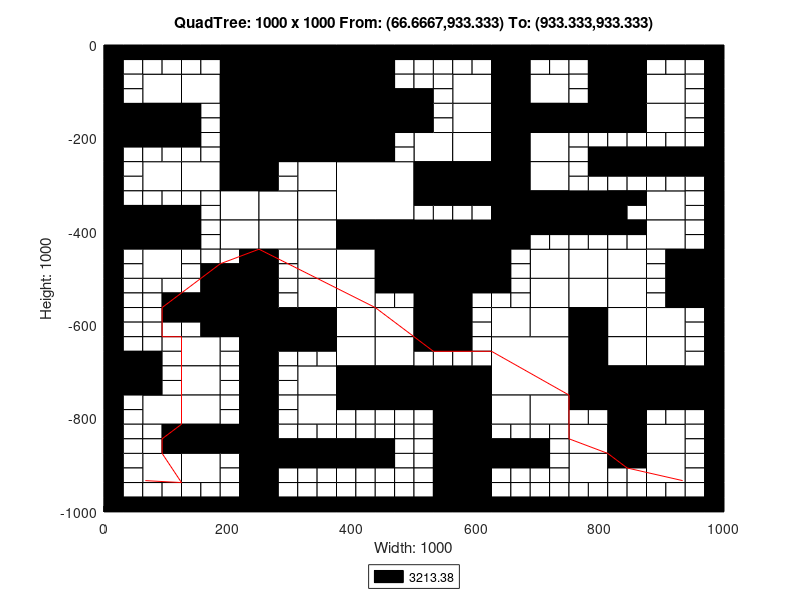

Write MATLAB code to recreate this figure.
axis([0 1000 -1000 0]);
title('QuadTree: 1000 x 1000 From: (66.6667,933.333) To: (933.333,933.333)');
xlabel('Width: 1000');
ylabel('Height: 1000');
rectangle('Position',[250 -125 125 125], 'FaceColor',[0 0 0]);
rectangle('Position',[250 -250 125 125], 'FaceColor',[0 0 0]);
rectangle('Position',[375 -375 125 125], 'FaceColor',[1 1 1]);
rectangle('Position',[500 -500 125 125], 'FaceColor',[0 0 0]);
rectangle('Position',[625 -750 125 125], 'FaceColor',[1 1 1]);
rectangle('Position',[62.5 -125 62.5 62.5], 'FaceColor',[1 1 1]);
rectangle('Position',[187.5 -62.5 62.5 62.5], 'FaceColor',[0 0 0]);
rectangle('Position',[125 -125 62.5 62.5], 'FaceColor',[1 1 1]);
rectangle('Position',[187.5 -125 62.5 62.5], 'FaceColor',[0 0 0]);
rectangle('Position',[0 -187.5 62.5 62.5], 'FaceColor',[0 0 0]);
rectangle('Position',[62.5 -187.5 62.5 62.5], 'FaceColor',[0 0 0]);
rectangle('Position',[187.5 -187.5 62.5 62.5], 'FaceColor',[0 0 0]);
rectangle('Position',[187.5 -250 62.5 62.5], 'FaceColor',[0 0 0]);
rectangle('Position',[375 -62.5 62.5 62.5], 'FaceColor',[0 0 0]);
rectangle('Position',[375 -125 62.5 62.5], 'FaceColor',[0 0 0]);
rectangle('Position',[375 -187.5 62.5 62.5], 'FaceColor',[0 0 0]);
rectangle('Position',[437.5 -187.5 62.5 62.5], 'FaceColor',[0 0 0]);
rectangle('Position',[375 -250 62.5 62.5], 'FaceColor',[0 0 0]);
rectangle('Position',[62.5 -312.5 62.5 62.5], 'FaceColor',[1 1 1]);
rectangle('Position',[125 -312.5 62.5 62.5], 'FaceColor',[1 1 1]);
rectangle('Position',[187.5 -312.5 62.5 62.5], 'FaceColor',[0 0 0]);
rectangle('Position',[187.5 -375 62.5 62.5], 'FaceColor',[1 1 1]);
rectangle('Position',[0 -437.5 62.5 62.5], 'FaceColor',[0 0 0]);
rectangle('Position',[62.5 -437.5 62.5 62.5], 'FaceColor',[0 0 0]);
rectangle('Position',[62.5 -500 62.5 62.5], 'FaceColor',[1 1 1]);
rectangle('Position',[187.5 -437.5 62.5 62.5], 'FaceColor',[1 1 1]);
rectangle('Position',[312.5 -312.5 62.5 62.5], 'FaceColor',[1 1 1]);
rectangle('Position',[250 -375 62.5 62.5], 'FaceColor',[1 1 1]);
rectangle('Position',[312.5 -375 62.5 62.5], 'FaceColor',[1 1 1]);
rectangle('Position',[250 -437.5 62.5 62.5], 'FaceColor',[1 1 1]);
rectangle('Position',[312.5 -437.5 62.5 62.5], 'FaceColor',[1 1 1]);
rectangle('Position',[312.5 -500 62.5 62.5], 'FaceColor',[1 1 1]);
rectangle('Position',[375 -437.5 62.5 62.5], 'FaceColor',[0 0 0]);
rectangle('Position',[437.5 -437.5 62.5 62.5], 'FaceColor',[0 0 0]);
rectangle('Position',[375 -500 62.5 62.5], 'FaceColor',[1 1 1]);
rectangle('Position',[437.5 -500 62.5 62.5], 'FaceColor',[0 0 0]);
rectangle('Position',[562.5 -125 62.5 62.5], 'FaceColor',[1 1 1]);
rectangle('Position',[625 -62.5 62.5 62.5], 'FaceColor',[0 0 0]);
rectangle('Position',[625 -125 62.5 62.5], 'FaceColor',[0 0 0]);
rectangle('Position',[687.5 -125 62.5 62.5], 'FaceColor',[1 1 1]);
rectangle('Position',[562.5 -187.5 62.5 62.5], 'FaceColor',[1 1 1]);
rectangle('Position',[500 -250 62.5 62.5], 'FaceColor',[1 1 1]);
rectangle('Position',[562.5 -250 62.5 62.5], 'FaceColor',[1 1 1]);
rectangle('Position',[625 -187.5 62.5 62.5], 'FaceColor',[0 0 0]);
rectangle('Position',[687.5 -187.5 62.5 62.5], 'FaceColor',[0 0 0]);
rectangle('Position',[625 -250 62.5 62.5], 'FaceColor',[0 0 0]);
rectangle('Position',[687.5 -250 62.5 62.5], 'FaceColor',[1 1 1]);
rectangle('Position',[812.5 -62.5 62.5 62.5], 'FaceColor',[0 0 0]);
rectangle('Position',[812.5 -125 62.5 62.5], 'FaceColor',[0 0 0]);
rectangle('Position',[875 -125 62.5 62.5], 'FaceColor',[1 1 1]);
rectangle('Position',[750 -187.5 62.5 62.5], 'FaceColor',[0 0 0]);
rectangle('Position',[812.5 -187.5 62.5 62.5], 'FaceColor',[0 0 0]);
rectangle('Position',[875 -187.5 62.5 62.5], 'FaceColor',[1 1 1]);
rectangle('Position',[500 -312.5 62.5 62.5], 'FaceColor',[0 0 0]);
rectangle('Position',[562.5 -312.5 62.5 62.5], 'FaceColor',[0 0 0]);
rectangle('Position',[625 -312.5 62.5 62.5], 'FaceColor',[0 0 0]);
rectangle('Position',[687.5 -312.5 62.5 62.5], 'FaceColor',[1 1 1]);
rectangle('Position',[625 -375 62.5 62.5], 'FaceColor',[0 0 0]);
rectangle('Position',[687.5 -375 62.5 62.5], 'FaceColor',[0 0 0]);
rectangle('Position',[625 -437.5 62.5 62.5], 'FaceColor',[0 0 0]);
rectangle('Position',[687.5 -500 62.5 62.5], 'FaceColor',[1 1 1]);
rectangle('Position',[750 -375 62.5 62.5], 'FaceColor',[0 0 0]);
rectangle('Position',[875 -375 62.5 62.5], 'FaceColor',[1 1 1]);
rectangle('Position',[750 -500 62.5 62.5], 'FaceColor',[1 1 1]);
rectangle('Position',[812.5 -500 62.5 62.5], 'FaceColor',[1 1 1]);
rectangle('Position',[875 -437.5 62.5 62.5], 'FaceColor',[1 1 1]);
rectangle('Position',[937.5 -500 62.5 62.5], 'FaceColor',[0 0 0]);
rectangle('Position',[187.5 -562.5 62.5 62.5], 'FaceColor',[0 0 0]);
rectangle('Position',[187.5 -625 62.5 62.5], 'FaceColor',[0 0 0]);
rectangle('Position',[0 -750 62.5 62.5], 'FaceColor',[0 0 0]);
rectangle('Position',[125 -687.5 62.5 62.5], 'FaceColor',[1 1 1]);
rectangle('Position',[125 -750 62.5 62.5], 'FaceColor',[1 1 1]);
rectangle('Position',[312.5 -562.5 62.5 62.5], 'FaceColor',[1 1 1]);
rectangle('Position',[250 -625 62.5 62.5], 'FaceColor',[0 0 0]);
rectangle('Position',[312.5 -625 62.5 62.5], 'FaceColor',[0 0 0]);
rectangle('Position',[375 -562.5 62.5 62.5], 'FaceColor',[1 1 1]);
rectangle('Position',[375 -625 62.5 62.5], 'FaceColor',[1 1 1]);
rectangle('Position',[437.5 -625 62.5 62.5], 'FaceColor',[1 1 1]);
rectangle('Position',[312.5 -750 62.5 62.5], 'FaceColor',[1 1 1]);
rectangle('Position',[375 -687.5 62.5 62.5], 'FaceColor',[1 1 1]);
rectangle('Position',[437.5 -687.5 62.5 62.5], 'FaceColor',[1 1 1]);
rectangle('Position',[375 -750 62.5 62.5], 'FaceColor',[0 0 0]);
rectangle('Position',[437.5 -750 62.5 62.5], 'FaceColor',[0 0 0]);
rectangle('Position',[62.5 -812.5 62.5 62.5], 'FaceColor',[1 1 1]);
rectangle('Position',[125 -812.5 62.5 62.5], 'FaceColor',[1 1 1]);
rectangle('Position',[125 -875 62.5 62.5], 'FaceColor',[0 0 0]);
rectangle('Position',[187.5 -875 62.5 62.5], 'FaceColor',[0 0 0]);
rectangle('Position',[62.5 -937.5 62.5 62.5], 'FaceColor',[1 1 1]);
rectangle('Position',[125 -937.5 62.5 62.5], 'FaceColor',[1 1 1]);
rectangle('Position',[312.5 -812.5 62.5 62.5], 'FaceColor',[1 1 1]);
rectangle('Position',[500 -562.5 62.5 62.5], 'FaceColor',[0 0 0]);
rectangle('Position',[500 -625 62.5 62.5], 'FaceColor',[0 0 0]);
rectangle('Position',[687.5 -562.5 62.5 62.5], 'FaceColor',[1 1 1]);
rectangle('Position',[625 -625 62.5 62.5], 'FaceColor',[1 1 1]);
rectangle('Position',[687.5 -625 62.5 62.5], 'FaceColor',[1 1 1]);
rectangle('Position',[500 -750 62.5 62.5], 'FaceColor',[0 0 0]);
rectangle('Position',[562.5 -750 62.5 62.5], 'FaceColor',[0 0 0]);
rectangle('Position',[750 -562.5 62.5 62.5], 'FaceColor',[1 1 1]);
rectangle('Position',[812.5 -562.5 62.5 62.5], 'FaceColor',[1 1 1]);
rectangle('Position',[750 -625 62.5 62.5], 'FaceColor',[0 0 0]);
rectangle('Position',[812.5 -625 62.5 62.5], 'FaceColor',[1 1 1]);
rectangle('Position',[937.5 -562.5 62.5 62.5], 'FaceColor',[0 0 0]);
rectangle('Position',[875 -625 62.5 62.5], 'FaceColor',[1 1 1]);
rectangle('Position',[750 -687.5 62.5 62.5], 'FaceColor',[0 0 0]);
rectangle('Position',[812.5 -687.5 62.5 62.5], 'FaceColor',[1 1 1]);
rectangle('Position',[750 -750 62.5 62.5], 'FaceColor',[0 0 0]);
rectangle('Position',[812.5 -750 62.5 62.5], 'FaceColor',[0 0 0]);
rectangle('Position',[875 -687.5 62.5 62.5], 'FaceColor',[1 1 1]);
rectangle('Position',[875 -750 62.5 62.5], 'FaceColor',[0 0 0]);
rectangle('Position',[937.5 -750 62.5 62.5], 'FaceColor',[0 0 0]);
rectangle('Position',[562.5 -812.5 62.5 62.5], 'FaceColor',[0 0 0]);
rectangle('Position',[562.5 -875 62.5 62.5], 'FaceColor',[0 0 0]);
rectangle('Position',[625 -812.5 62.5 62.5], 'FaceColor',[1 1 1]);
rectangle('Position',[687.5 -812.5 62.5 62.5], 'FaceColor',[1 1 1]);
rectangle('Position',[562.5 -937.5 62.5 62.5], 'FaceColor',[0 0 0]);
rectangle('Position',[562.5 -1000 62.5 62.5], 'FaceColor',[0 0 0]);
rectangle('Position',[812.5 -812.5 62.5 62.5], 'FaceColor',[0 0 0]);
rectangle('Position',[750 -875 62.5 62.5], 'FaceColor',[1 1 1]);
rectangle('Position',[812.5 -875 62.5 62.5], 'FaceColor',[0 0 0]);
rectangle('Position',[875 -875 62.5 62.5], 'FaceColor',[1 1 1]);
rectangle('Position',[750 -937.5 62.5 62.5], 'FaceColor',[1 1 1]);
rectangle('Position',[875 -937.5 62.5 62.5], 'FaceColor',[1 1 1]);
rectangle('Position',[0 -31.25 31.25 31.25], 'FaceColor',[0 0 0]);
rectangle('Position',[31.25 -31.25 31.25 31.25], 'FaceColor',[0 0 0]);
rectangle('Position',[0 -62.5 31.25 31.25], 'FaceColor',[0 0 0]);
rectangle('Position',[31.25 -62.5 31.25 31.25], 'FaceColor',[1 1 1]);
rectangle('Position',[62.5 -31.25 31.25 31.25], 'FaceColor',[0 0 0]);
rectangle('Position',[93.75 -31.25 31.25 31.25], 'FaceColor',[0 0 0]);
rectangle('Position',[62.5 -62.5 31.25 31.25], 'FaceColor',[1 1 1]);
rectangle('Position',[93.75 -62.5 31.25 31.25], 'FaceColor',[1 1 1]);
rectangle('Position',[0 -93.75 31.25 31.25], 'FaceColor',[0 0 0]);
rectangle('Position',[31.25 -93.75 31.25 31.25], 'FaceColor',[1 1 1]);
rectangle('Position',[0 -125 31.25 31.25], 'FaceColor',[0 0 0]);
rectangle('Position',[31.25 -125 31.25 31.25], 'FaceColor',[1 1 1]);
rectangle('Position',[125 -31.25 31.25 31.25], 'FaceColor',[0 0 0]);
rectangle('Position',[156.25 -31.25 31.25 31.25], 'FaceColor',[0 0 0]);
rectangle('Position',[125 -62.5 31.25 31.25], 'FaceColor',[1 1 1]);
rectangle('Position',[156.25 -62.5 31.25 31.25], 'FaceColor',[1 1 1]);
rectangle('Position',[0 -218.75 31.25 31.25], 'FaceColor',[0 0 0]);
rectangle('Position',[31.25 -218.75 31.25 31.25], 'FaceColor',[0 0 0]);
rectangle('Position',[0 -250 31.25 31.25], 'FaceColor',[0 0 0]);
rectangle('Position',[31.25 -250 31.25 31.25], 'FaceColor',[1 1 1]);
rectangle('Position',[62.5 -218.75 31.25 31.25], 'FaceColor',[0 0 0]);
rectangle('Position',[93.75 -218.75 31.25 31.25], 'FaceColor',[0 0 0]);
rectangle('Position',[62.5 -250 31.25 31.25], 'FaceColor',[1 1 1]);
rectangle('Position',[93.75 -250 31.25 31.25], 'FaceColor',[1 1 1]);
rectangle('Position',[125 -156.25 31.25 31.25], 'FaceColor',[0 0 0]);
rectangle('Position',[156.25 -156.25 31.25 31.25], 'FaceColor',[1 1 1]);
rectangle('Position',[125 -187.5 31.25 31.25], 'FaceColor',[0 0 0]);
rectangle('Position',[156.25 -187.5 31.25 31.25], 'FaceColor',[1 1 1]);
rectangle('Position',[125 -218.75 31.25 31.25], 'FaceColor',[0 0 0]);
rectangle('Position',[156.25 -218.75 31.25 31.25], 'FaceColor',[1 1 1]);
rectangle('Position',[125 -250 31.25 31.25], 'FaceColor',[1 1 1]);
rectangle('Position',[156.25 -250 31.25 31.25], 'FaceColor',[1 1 1]);
rectangle('Position',[437.5 -31.25 31.25 31.25], 'FaceColor',[0 0 0]);
rectangle('Position',[468.75 -31.25 31.25 31.25], 'FaceColor',[0 0 0]);
rectangle('Position',[437.5 -62.5 31.25 31.25], 'FaceColor',[0 0 0]);
rectangle('Position',[468.75 -62.5 31.25 31.25], 'FaceColor',[1 1 1]);
rectangle('Position',[437.5 -93.75 31.25 31.25], 'FaceColor',[0 0 0]);
rectangle('Position',[468.75 -93.75 31.25 31.25], 'FaceColor',[1 1 1]);
rectangle('Position',[437.5 -125 31.25 31.25], 'FaceColor',[0 0 0]);
rectangle('Position',[468.75 -125 31.25 31.25], 'FaceColor',[0 0 0]);
rectangle('Position',[437.5 -218.75 31.25 31.25], 'FaceColor',[0 0 0]);
rectangle('Position',[468.75 -218.75 31.25 31.25], 'FaceColor',[1 1 1]);
rectangle('Position',[437.5 -250 31.25 31.25], 'FaceColor',[0 0 0]);
rectangle('Position',[468.75 -250 31.25 31.25], 'FaceColor',[1 1 1]);
rectangle('Position',[0 -281.25 31.25 31.25], 'FaceColor',[0 0 0]);
rectangle('Position',[31.25 -281.25 31.25 31.25], 'FaceColor',[1 1 1]);
rectangle('Position',[0 -312.5 31.25 31.25], 'FaceColor',[0 0 0]);
rectangle('Position',[31.25 -312.5 31.25 31.25], 'FaceColor',[1 1 1]);
rectangle('Position',[0 -343.75 31.25 31.25], 'FaceColor',[0 0 0]);
rectangle('Position',[31.25 -343.75 31.25 31.25], 'FaceColor',[1 1 1]);
rectangle('Position',[0 -375 31.25 31.25], 'FaceColor',[0 0 0]);
rectangle('Position',[31.25 -375 31.25 31.25], 'FaceColor',[0 0 0]);
rectangle('Position',[62.5 -343.75 31.25 31.25], 'FaceColor',[1 1 1]);
rectangle('Position',[93.75 -343.75 31.25 31.25], 'FaceColor',[1 1 1]);
rectangle('Position',[62.5 -375 31.25 31.25], 'FaceColor',[0 0 0]);
rectangle('Position',[93.75 -375 31.25 31.25], 'FaceColor',[0 0 0]);
rectangle('Position',[125 -343.75 31.25 31.25], 'FaceColor',[1 1 1]);
rectangle('Position',[156.25 -343.75 31.25 31.25], 'FaceColor',[1 1 1]);
rectangle('Position',[125 -375 31.25 31.25], 'FaceColor',[0 0 0]);
rectangle('Position',[156.25 -375 31.25 31.25], 'FaceColor',[1 1 1]);
rectangle('Position',[0 -468.75 31.25 31.25], 'FaceColor',[0 0 0]);
rectangle('Position',[31.25 -468.75 31.25 31.25], 'FaceColor',[1 1 1]);
rectangle('Position',[0 -500 31.25 31.25], 'FaceColor',[0 0 0]);
rectangle('Position',[31.25 -500 31.25 31.25], 'FaceColor',[1 1 1]);
rectangle('Position',[125 -406.25 31.25 31.25], 'FaceColor',[0 0 0]);
rectangle('Position',[156.25 -406.25 31.25 31.25], 'FaceColor',[1 1 1]);
rectangle('Position',[125 -437.5 31.25 31.25], 'FaceColor',[0 0 0]);
rectangle('Position',[156.25 -437.5 31.25 31.25], 'FaceColor',[1 1 1]);
rectangle('Position',[125 -468.75 31.25 31.25], 'FaceColor',[1 1 1]);
rectangle('Position',[156.25 -468.75 31.25 31.25], 'FaceColor',[1 1 1]);
rectangle('Position',[125 -500 31.25 31.25], 'FaceColor',[1 1 1]);
rectangle('Position',[156.25 -500 31.25 31.25], 'FaceColor',[0 0 0]);
rectangle('Position',[187.5 -468.75 31.25 31.25], 'FaceColor',[1 1 1]);
rectangle('Position',[218.75 -468.75 31.25 31.25], 'FaceColor',[0 0 0]);
rectangle('Position',[187.5 -500 31.25 31.25], 'FaceColor',[0 0 0]);
rectangle('Position',[218.75 -500 31.25 31.25], 'FaceColor',[0 0 0]);
rectangle('Position',[250 -281.25 31.25 31.25], 'FaceColor',[0 0 0]);
rectangle('Position',[281.25 -281.25 31.25 31.25], 'FaceColor',[1 1 1]);
rectangle('Position',[250 -312.5 31.25 31.25], 'FaceColor',[0 0 0]);
rectangle('Position',[281.25 -312.5 31.25 31.25], 'FaceColor',[1 1 1]);
rectangle('Position',[250 -468.75 31.25 31.25], 'FaceColor',[0 0 0]);
rectangle('Position',[281.25 -468.75 31.25 31.25], 'FaceColor',[1 1 1]);
rectangle('Position',[250 -500 31.25 31.25], 'FaceColor',[0 0 0]);
rectangle('Position',[281.25 -500 31.25 31.25], 'FaceColor',[1 1 1]);
rectangle('Position',[500 -31.25 31.25 31.25], 'FaceColor',[0 0 0]);
rectangle('Position',[531.25 -31.25 31.25 31.25], 'FaceColor',[0 0 0]);
rectangle('Position',[500 -62.5 31.25 31.25], 'FaceColor',[1 1 1]);
rectangle('Position',[531.25 -62.5 31.25 31.25], 'FaceColor',[1 1 1]);
rectangle('Position',[562.5 -31.25 31.25 31.25], 'FaceColor',[0 0 0]);
rectangle('Position',[593.75 -31.25 31.25 31.25], 'FaceColor',[0 0 0]);
rectangle('Position',[562.5 -62.5 31.25 31.25], 'FaceColor',[1 1 1]);
rectangle('Position',[593.75 -62.5 31.25 31.25], 'FaceColor',[1 1 1]);
rectangle('Position',[500 -93.75 31.25 31.25], 'FaceColor',[1 1 1]);
rectangle('Position',[531.25 -93.75 31.25 31.25], 'FaceColor',[1 1 1]);
rectangle('Position',[500 -125 31.25 31.25], 'FaceColor',[0 0 0]);
rectangle('Position',[531.25 -125 31.25 31.25], 'FaceColor',[1 1 1]);
rectangle('Position',[687.5 -31.25 31.25 31.25], 'FaceColor',[0 0 0]);
rectangle('Position',[718.75 -31.25 31.25 31.25], 'FaceColor',[0 0 0]);
rectangle('Position',[687.5 -62.5 31.25 31.25], 'FaceColor',[1 1 1]);
rectangle('Position',[718.75 -62.5 31.25 31.25], 'FaceColor',[1 1 1]);
rectangle('Position',[500 -156.25 31.25 31.25], 'FaceColor',[0 0 0]);
rectangle('Position',[531.25 -156.25 31.25 31.25], 'FaceColor',[1 1 1]);
rectangle('Position',[500 -187.5 31.25 31.25], 'FaceColor',[0 0 0]);
rectangle('Position',[531.25 -187.5 31.25 31.25], 'FaceColor',[1 1 1]);
rectangle('Position',[750 -31.25 31.25 31.25], 'FaceColor',[0 0 0]);
rectangle('Position',[781.25 -31.25 31.25 31.25], 'FaceColor',[0 0 0]);
rectangle('Position',[750 -62.5 31.25 31.25], 'FaceColor',[1 1 1]);
rectangle('Position',[781.25 -62.5 31.25 31.25], 'FaceColor',[0 0 0]);
rectangle('Position',[750 -93.75 31.25 31.25], 'FaceColor',[1 1 1]);
rectangle('Position',[781.25 -93.75 31.25 31.25], 'FaceColor',[0 0 0]);
rectangle('Position',[750 -125 31.25 31.25], 'FaceColor',[1 1 1]);
rectangle('Position',[781.25 -125 31.25 31.25], 'FaceColor',[0 0 0]);
rectangle('Position',[875 -31.25 31.25 31.25], 'FaceColor',[0 0 0]);
rectangle('Position',[906.25 -31.25 31.25 31.25], 'FaceColor',[0 0 0]);
rectangle('Position',[875 -62.5 31.25 31.25], 'FaceColor',[1 1 1]);
rectangle('Position',[906.25 -62.5 31.25 31.25], 'FaceColor',[1 1 1]);
rectangle('Position',[937.5 -31.25 31.25 31.25], 'FaceColor',[0 0 0]);
rectangle('Position',[968.75 -31.25 31.25 31.25], 'FaceColor',[0 0 0]);
rectangle('Position',[937.5 -62.5 31.25 31.25], 'FaceColor',[1 1 1]);
rectangle('Position',[968.75 -62.5 31.25 31.25], 'FaceColor',[0 0 0]);
rectangle('Position',[937.5 -93.75 31.25 31.25], 'FaceColor',[1 1 1]);
rectangle('Position',[968.75 -93.75 31.25 31.25], 'FaceColor',[0 0 0]);
rectangle('Position',[937.5 -125 31.25 31.25], 'FaceColor',[1 1 1]);
rectangle('Position',[968.75 -125 31.25 31.25], 'FaceColor',[0 0 0]);
rectangle('Position',[750 -218.75 31.25 31.25], 'FaceColor',[1 1 1]);
rectangle('Position',[781.25 -218.75 31.25 31.25], 'FaceColor',[1 1 1]);
rectangle('Position',[750 -250 31.25 31.25], 'FaceColor',[1 1 1]);
rectangle('Position',[781.25 -250 31.25 31.25], 'FaceColor',[0 0 0]);
rectangle('Position',[812.5 -218.75 31.25 31.25], 'FaceColor',[1 1 1]);
rectangle('Position',[843.75 -218.75 31.25 31.25], 'FaceColor',[1 1 1]);
rectangle('Position',[812.5 -250 31.25 31.25], 'FaceColor',[0 0 0]);
rectangle('Position',[843.75 -250 31.25 31.25], 'FaceColor',[0 0 0]);
rectangle('Position',[937.5 -156.25 31.25 31.25], 'FaceColor',[1 1 1]);
rectangle('Position',[968.75 -156.25 31.25 31.25], 'FaceColor',[0 0 0]);
rectangle('Position',[937.5 -187.5 31.25 31.25], 'FaceColor',[1 1 1]);
rectangle('Position',[968.75 -187.5 31.25 31.25], 'FaceColor',[0 0 0]);
rectangle('Position',[875 -218.75 31.25 31.25], 'FaceColor',[1 1 1]);
rectangle('Position',[906.25 -218.75 31.25 31.25], 'FaceColor',[1 1 1]);
rectangle('Position',[875 -250 31.25 31.25], 'FaceColor',[0 0 0]);
rectangle('Position',[906.25 -250 31.25 31.25], 'FaceColor',[0 0 0]);
rectangle('Position',[937.5 -218.75 31.25 31.25], 'FaceColor',[1 1 1]);
rectangle('Position',[968.75 -218.75 31.25 31.25], 'FaceColor',[0 0 0]);
rectangle('Position',[937.5 -250 31.25 31.25], 'FaceColor',[0 0 0]);
rectangle('Position',[968.75 -250 31.25 31.25], 'FaceColor',[0 0 0]);
rectangle('Position',[500 -343.75 31.25 31.25], 'FaceColor',[0 0 0]);
rectangle('Position',[531.25 -343.75 31.25 31.25], 'FaceColor',[0 0 0]);
rectangle('Position',[500 -375 31.25 31.25], 'FaceColor',[1 1 1]);
rectangle('Position',[531.25 -375 31.25 31.25], 'FaceColor',[1 1 1]);
rectangle('Position',[562.5 -343.75 31.25 31.25], 'FaceColor',[0 0 0]);
rectangle('Position',[593.75 -343.75 31.25 31.25], 'FaceColor',[0 0 0]);
rectangle('Position',[562.5 -375 31.25 31.25], 'FaceColor',[1 1 1]);
rectangle('Position',[593.75 -375 31.25 31.25], 'FaceColor',[1 1 1]);
rectangle('Position',[687.5 -406.25 31.25 31.25], 'FaceColor',[0 0 0]);
rectangle('Position',[718.75 -406.25 31.25 31.25], 'FaceColor',[0 0 0]);
rectangle('Position',[687.5 -437.5 31.25 31.25], 'FaceColor',[1 1 1]);
rectangle('Position',[718.75 -437.5 31.25 31.25], 'FaceColor',[1 1 1]);
rectangle('Position',[625 -468.75 31.25 31.25], 'FaceColor',[0 0 0]);
rectangle('Position',[656.25 -468.75 31.25 31.25], 'FaceColor',[1 1 1]);
rectangle('Position',[625 -500 31.25 31.25], 'FaceColor',[0 0 0]);
rectangle('Position',[656.25 -500 31.25 31.25], 'FaceColor',[1 1 1]);
rectangle('Position',[750 -281.25 31.25 31.25], 'FaceColor',[1 1 1]);
rectangle('Position',[781.25 -281.25 31.25 31.25], 'FaceColor',[0 0 0]);
rectangle('Position',[750 -312.5 31.25 31.25], 'FaceColor',[1 1 1]);
rectangle('Position',[781.25 -312.5 31.25 31.25], 'FaceColor',[1 1 1]);
rectangle('Position',[812.5 -281.25 31.25 31.25], 'FaceColor',[0 0 0]);
rectangle('Position',[843.75 -281.25 31.25 31.25], 'FaceColor',[0 0 0]);
rectangle('Position',[812.5 -312.5 31.25 31.25], 'FaceColor',[1 1 1]);
rectangle('Position',[843.75 -312.5 31.25 31.25], 'FaceColor',[1 1 1]);
rectangle('Position',[812.5 -343.75 31.25 31.25], 'FaceColor',[0 0 0]);
rectangle('Position',[843.75 -343.75 31.25 31.25], 'FaceColor',[0 0 0]);
rectangle('Position',[812.5 -375 31.25 31.25], 'FaceColor',[0 0 0]);
rectangle('Position',[843.75 -375 31.25 31.25], 'FaceColor',[1 1 1]);
rectangle('Position',[875 -281.25 31.25 31.25], 'FaceColor',[0 0 0]);
rectangle('Position',[906.25 -281.25 31.25 31.25], 'FaceColor',[0 0 0]);
rectangle('Position',[875 -312.5 31.25 31.25], 'FaceColor',[1 1 1]);
rectangle('Position',[906.25 -312.5 31.25 31.25], 'FaceColor',[1 1 1]);
rectangle('Position',[937.5 -281.25 31.25 31.25], 'FaceColor',[0 0 0]);
rectangle('Position',[968.75 -281.25 31.25 31.25], 'FaceColor',[0 0 0]);
rectangle('Position',[937.5 -312.5 31.25 31.25], 'FaceColor',[1 1 1]);
rectangle('Position',[968.75 -312.5 31.25 31.25], 'FaceColor',[0 0 0]);
rectangle('Position',[937.5 -343.75 31.25 31.25], 'FaceColor',[1 1 1]);
rectangle('Position',[968.75 -343.75 31.25 31.25], 'FaceColor',[0 0 0]);
rectangle('Position',[937.5 -375 31.25 31.25], 'FaceColor',[1 1 1]);
rectangle('Position',[968.75 -375 31.25 31.25], 'FaceColor',[0 0 0]);
rectangle('Position',[750 -406.25 31.25 31.25], 'FaceColor',[0 0 0]);
rectangle('Position',[781.25 -406.25 31.25 31.25], 'FaceColor',[0 0 0]);
rectangle('Position',[750 -437.5 31.25 31.25], 'FaceColor',[1 1 1]);
rectangle('Position',[781.25 -437.5 31.25 31.25], 'FaceColor',[1 1 1]);
rectangle('Position',[812.5 -406.25 31.25 31.25], 'FaceColor',[0 0 0]);
rectangle('Position',[843.75 -406.25 31.25 31.25], 'FaceColor',[0 0 0]);
rectangle('Position',[812.5 -437.5 31.25 31.25], 'FaceColor',[1 1 1]);
rectangle('Position',[843.75 -437.5 31.25 31.25], 'FaceColor',[1 1 1]);
rectangle('Position',[937.5 -406.25 31.25 31.25], 'FaceColor',[1 1 1]);
rectangle('Position',[968.75 -406.25 31.25 31.25], 'FaceColor',[0 0 0]);
rectangle('Position',[937.5 -437.5 31.25 31.25], 'FaceColor',[1 1 1]);
rectangle('Position',[968.75 -437.5 31.25 31.25], 'FaceColor',[0 0 0]);
rectangle('Position',[875 -468.75 31.25 31.25], 'FaceColor',[1 1 1]);
rectangle('Position',[906.25 -468.75 31.25 31.25], 'FaceColor',[0 0 0]);
rectangle('Position',[875 -500 31.25 31.25], 'FaceColor',[1 1 1]);
rectangle('Position',[906.25 -500 31.25 31.25], 'FaceColor',[0 0 0]);
rectangle('Position',[0 -531.25 31.25 31.25], 'FaceColor',[0 0 0]);
rectangle('Position',[31.25 -531.25 31.25 31.25], 'FaceColor',[1 1 1]);
rectangle('Position',[0 -562.5 31.25 31.25], 'FaceColor',[0 0 0]);
rectangle('Position',[31.25 -562.5 31.25 31.25], 'FaceColor',[1 1 1]);
rectangle('Position',[62.5 -531.25 31.25 31.25], 'FaceColor',[1 1 1]);
rectangle('Position',[93.75 -531.25 31.25 31.25], 'FaceColor',[1 1 1]);
rectangle('Position',[62.5 -562.5 31.25 31.25], 'FaceColor',[1 1 1]);
rectangle('Position',[93.75 -562.5 31.25 31.25], 'FaceColor',[0 0 0]);
rectangle('Position',[0 -593.75 31.25 31.25], 'FaceColor',[0 0 0]);
rectangle('Position',[31.25 -593.75 31.25 31.25], 'FaceColor',[1 1 1]);
rectangle('Position',[0 -625 31.25 31.25], 'FaceColor',[0 0 0]);
rectangle('Position',[31.25 -625 31.25 31.25], 'FaceColor',[1 1 1]);
rectangle('Position',[62.5 -593.75 31.25 31.25], 'FaceColor',[1 1 1]);
rectangle('Position',[93.75 -593.75 31.25 31.25], 'FaceColor',[0 0 0]);
rectangle('Position',[62.5 -625 31.25 31.25], 'FaceColor',[1 1 1]);
rectangle('Position',[93.75 -625 31.25 31.25], 'FaceColor',[1 1 1]);
rectangle('Position',[125 -531.25 31.25 31.25], 'FaceColor',[1 1 1]);
rectangle('Position',[156.25 -531.25 31.25 31.25], 'FaceColor',[0 0 0]);
rectangle('Position',[125 -562.5 31.25 31.25], 'FaceColor',[0 0 0]);
rectangle('Position',[156.25 -562.5 31.25 31.25], 'FaceColor',[0 0 0]);
rectangle('Position',[125 -593.75 31.25 31.25], 'FaceColor',[0 0 0]);
rectangle('Position',[156.25 -593.75 31.25 31.25], 'FaceColor',[0 0 0]);
rectangle('Position',[125 -625 31.25 31.25], 'FaceColor',[1 1 1]);
rectangle('Position',[156.25 -625 31.25 31.25], 'FaceColor',[0 0 0]);
rectangle('Position',[0 -656.25 31.25 31.25], 'FaceColor',[0 0 0]);
rectangle('Position',[31.25 -656.25 31.25 31.25], 'FaceColor',[1 1 1]);
rectangle('Position',[0 -687.5 31.25 31.25], 'FaceColor',[0 0 0]);
rectangle('Position',[31.25 -687.5 31.25 31.25], 'FaceColor',[0 0 0]);
rectangle('Position',[62.5 -656.25 31.25 31.25], 'FaceColor',[1 1 1]);
rectangle('Position',[93.75 -656.25 31.25 31.25], 'FaceColor',[1 1 1]);
rectangle('Position',[62.5 -687.5 31.25 31.25], 'FaceColor',[0 0 0]);
rectangle('Position',[93.75 -687.5 31.25 31.25], 'FaceColor',[1 1 1]);
rectangle('Position',[62.5 -718.75 31.25 31.25], 'FaceColor',[0 0 0]);
rectangle('Position',[93.75 -718.75 31.25 31.25], 'FaceColor',[1 1 1]);
rectangle('Position',[62.5 -750 31.25 31.25], 'FaceColor',[0 0 0]);
rectangle('Position',[93.75 -750 31.25 31.25], 'FaceColor',[1 1 1]);
rectangle('Position',[187.5 -656.25 31.25 31.25], 'FaceColor',[1 1 1]);
rectangle('Position',[218.75 -656.25 31.25 31.25], 'FaceColor',[0 0 0]);
rectangle('Position',[187.5 -687.5 31.25 31.25], 'FaceColor',[1 1 1]);
rectangle('Position',[218.75 -687.5 31.25 31.25], 'FaceColor',[0 0 0]);
rectangle('Position',[187.5 -718.75 31.25 31.25], 'FaceColor',[1 1 1]);
rectangle('Position',[218.75 -718.75 31.25 31.25], 'FaceColor',[0 0 0]);
rectangle('Position',[187.5 -750 31.25 31.25], 'FaceColor',[1 1 1]);
rectangle('Position',[218.75 -750 31.25 31.25], 'FaceColor',[0 0 0]);
rectangle('Position',[250 -531.25 31.25 31.25], 'FaceColor',[0 0 0]);
rectangle('Position',[281.25 -531.25 31.25 31.25], 'FaceColor',[1 1 1]);
rectangle('Position',[250 -562.5 31.25 31.25], 'FaceColor',[0 0 0]);
rectangle('Position',[281.25 -562.5 31.25 31.25], 'FaceColor',[1 1 1]);
rectangle('Position',[437.5 -531.25 31.25 31.25], 'FaceColor',[0 0 0]);
rectangle('Position',[468.75 -531.25 31.25 31.25], 'FaceColor',[0 0 0]);
rectangle('Position',[437.5 -562.5 31.25 31.25], 'FaceColor',[1 1 1]);
rectangle('Position',[468.75 -562.5 31.25 31.25], 'FaceColor',[1 1 1]);
rectangle('Position',[250 -656.25 31.25 31.25], 'FaceColor',[0 0 0]);
rectangle('Position',[281.25 -656.25 31.25 31.25], 'FaceColor',[0 0 0]);
rectangle('Position',[250 -687.5 31.25 31.25], 'FaceColor',[0 0 0]);
rectangle('Position',[281.25 -687.5 31.25 31.25], 'FaceColor',[1 1 1]);
rectangle('Position',[312.5 -656.25 31.25 31.25], 'FaceColor',[0 0 0]);
rectangle('Position',[343.75 -656.25 31.25 31.25], 'FaceColor',[0 0 0]);
rectangle('Position',[312.5 -687.5 31.25 31.25], 'FaceColor',[1 1 1]);
rectangle('Position',[343.75 -687.5 31.25 31.25], 'FaceColor',[1 1 1]);
rectangle('Position',[250 -718.75 31.25 31.25], 'FaceColor',[0 0 0]);
rectangle('Position',[281.25 -718.75 31.25 31.25], 'FaceColor',[1 1 1]);
rectangle('Position',[250 -750 31.25 31.25], 'FaceColor',[0 0 0]);
rectangle('Position',[281.25 -750 31.25 31.25], 'FaceColor',[1 1 1]);
rectangle('Position',[0 -781.25 31.25 31.25], 'FaceColor',[0 0 0]);
rectangle('Position',[31.25 -781.25 31.25 31.25], 'FaceColor',[1 1 1]);
rectangle('Position',[0 -812.5 31.25 31.25], 'FaceColor',[0 0 0]);
rectangle('Position',[31.25 -812.5 31.25 31.25], 'FaceColor',[1 1 1]);
rectangle('Position',[0 -843.75 31.25 31.25], 'FaceColor',[0 0 0]);
rectangle('Position',[31.25 -843.75 31.25 31.25], 'FaceColor',[1 1 1]);
rectangle('Position',[0 -875 31.25 31.25], 'FaceColor',[0 0 0]);
rectangle('Position',[31.25 -875 31.25 31.25], 'FaceColor',[1 1 1]);
rectangle('Position',[62.5 -843.75 31.25 31.25], 'FaceColor',[1 1 1]);
rectangle('Position',[93.75 -843.75 31.25 31.25], 'FaceColor',[0 0 0]);
rectangle('Position',[62.5 -875 31.25 31.25], 'FaceColor',[1 1 1]);
rectangle('Position',[93.75 -875 31.25 31.25], 'FaceColor',[0 0 0]);
rectangle('Position',[187.5 -781.25 31.25 31.25], 'FaceColor',[1 1 1]);
rectangle('Position',[218.75 -781.25 31.25 31.25], 'FaceColor',[0 0 0]);
rectangle('Position',[187.5 -812.5 31.25 31.25], 'FaceColor',[1 1 1]);
rectangle('Position',[218.75 -812.5 31.25 31.25], 'FaceColor',[0 0 0]);
rectangle('Position',[0 -906.25 31.25 31.25], 'FaceColor',[0 0 0]);
rectangle('Position',[31.25 -906.25 31.25 31.25], 'FaceColor',[1 1 1]);
rectangle('Position',[0 -937.5 31.25 31.25], 'FaceColor',[0 0 0]);
rectangle('Position',[31.25 -937.5 31.25 31.25], 'FaceColor',[1 1 1]);
rectangle('Position',[0 -968.75 31.25 31.25], 'FaceColor',[0 0 0]);
rectangle('Position',[31.25 -968.75 31.25 31.25], 'FaceColor',[1 1 1]);
rectangle('Position',[0 -1000 31.25 31.25], 'FaceColor',[0 0 0]);
rectangle('Position',[31.25 -1000 31.25 31.25], 'FaceColor',[0 0 0]);
rectangle('Position',[62.5 -968.75 31.25 31.25], 'FaceColor',[1 1 1]);
rectangle('Position',[93.75 -968.75 31.25 31.25], 'FaceColor',[1 1 1]);
rectangle('Position',[62.5 -1000 31.25 31.25], 'FaceColor',[0 0 0]);
rectangle('Position',[93.75 -1000 31.25 31.25], 'FaceColor',[0 0 0]);
rectangle('Position',[187.5 -906.25 31.25 31.25], 'FaceColor',[1 1 1]);
rectangle('Position',[218.75 -906.25 31.25 31.25], 'FaceColor',[0 0 0]);
rectangle('Position',[187.5 -937.5 31.25 31.25], 'FaceColor',[1 1 1]);
rectangle('Position',[218.75 -937.5 31.25 31.25], 'FaceColor',[0 0 0]);
rectangle('Position',[125 -968.75 31.25 31.25], 'FaceColor',[1 1 1]);
rectangle('Position',[156.25 -968.75 31.25 31.25], 'FaceColor',[1 1 1]);
rectangle('Position',[125 -1000 31.25 31.25], 'FaceColor',[0 0 0]);
rectangle('Position',[156.25 -1000 31.25 31.25], 'FaceColor',[0 0 0]);
rectangle('Position',[187.5 -968.75 31.25 31.25], 'FaceColor',[1 1 1]);
rectangle('Position',[218.75 -968.75 31.25 31.25], 'FaceColor',[0 0 0]);
rectangle('Position',[187.5 -1000 31.25 31.25], 'FaceColor',[0 0 0]);
rectangle('Position',[218.75 -1000 31.25 31.25], 'FaceColor',[0 0 0]);
rectangle('Position',[250 -781.25 31.25 31.25], 'FaceColor',[0 0 0]);
rectangle('Position',[281.25 -781.25 31.25 31.25], 'FaceColor',[1 1 1]);
rectangle('Position',[250 -812.5 31.25 31.25], 'FaceColor',[0 0 0]);
rectangle('Position',[281.25 -812.5 31.25 31.25], 'FaceColor',[1 1 1]);
rectangle('Position',[250 -843.75 31.25 31.25], 'FaceColor',[0 0 0]);
rectangle('Position',[281.25 -843.75 31.25 31.25], 'FaceColor',[1 1 1]);
rectangle('Position',[250 -875 31.25 31.25], 'FaceColor',[0 0 0]);
rectangle('Position',[281.25 -875 31.25 31.25], 'FaceColor',[0 0 0]);
rectangle('Position',[312.5 -843.75 31.25 31.25], 'FaceColor',[1 1 1]);
rectangle('Position',[343.75 -843.75 31.25 31.25], 'FaceColor',[1 1 1]);
rectangle('Position',[312.5 -875 31.25 31.25], 'FaceColor',[0 0 0]);
rectangle('Position',[343.75 -875 31.25 31.25], 'FaceColor',[0 0 0]);
rectangle('Position',[375 -781.25 31.25 31.25], 'FaceColor',[0 0 0]);
rectangle('Position',[406.25 -781.25 31.25 31.25], 'FaceColor',[0 0 0]);
rectangle('Position',[375 -812.5 31.25 31.25], 'FaceColor',[1 1 1]);
rectangle('Position',[406.25 -812.5 31.25 31.25], 'FaceColor',[1 1 1]);
rectangle('Position',[437.5 -781.25 31.25 31.25], 'FaceColor',[0 0 0]);
rectangle('Position',[468.75 -781.25 31.25 31.25], 'FaceColor',[0 0 0]);
rectangle('Position',[437.5 -812.5 31.25 31.25], 'FaceColor',[1 1 1]);
rectangle('Position',[468.75 -812.5 31.25 31.25], 'FaceColor',[1 1 1]);
rectangle('Position',[375 -843.75 31.25 31.25], 'FaceColor',[1 1 1]);
rectangle('Position',[406.25 -843.75 31.25 31.25], 'FaceColor',[1 1 1]);
rectangle('Position',[375 -875 31.25 31.25], 'FaceColor',[0 0 0]);
rectangle('Position',[406.25 -875 31.25 31.25], 'FaceColor',[0 0 0]);
rectangle('Position',[437.5 -843.75 31.25 31.25], 'FaceColor',[1 1 1]);
rectangle('Position',[468.75 -843.75 31.25 31.25], 'FaceColor',[1 1 1]);
rectangle('Position',[437.5 -875 31.25 31.25], 'FaceColor',[0 0 0]);
rectangle('Position',[468.75 -875 31.25 31.25], 'FaceColor',[1 1 1]);
rectangle('Position',[250 -906.25 31.25 31.25], 'FaceColor',[0 0 0]);
rectangle('Position',[281.25 -906.25 31.25 31.25], 'FaceColor',[0 0 0]);
rectangle('Position',[250 -937.5 31.25 31.25], 'FaceColor',[0 0 0]);
rectangle('Position',[281.25 -937.5 31.25 31.25], 'FaceColor',[1 1 1]);
rectangle('Position',[312.5 -906.25 31.25 31.25], 'FaceColor',[0 0 0]);
rectangle('Position',[343.75 -906.25 31.25 31.25], 'FaceColor',[0 0 0]);
rectangle('Position',[312.5 -937.5 31.25 31.25], 'FaceColor',[1 1 1]);
rectangle('Position',[343.75 -937.5 31.25 31.25], 'FaceColor',[1 1 1]);
rectangle('Position',[250 -968.75 31.25 31.25], 'FaceColor',[0 0 0]);
rectangle('Position',[281.25 -968.75 31.25 31.25], 'FaceColor',[1 1 1]);
rectangle('Position',[250 -1000 31.25 31.25], 'FaceColor',[0 0 0]);
rectangle('Position',[281.25 -1000 31.25 31.25], 'FaceColor',[0 0 0]);
rectangle('Position',[312.5 -968.75 31.25 31.25], 'FaceColor',[1 1 1]);
rectangle('Position',[343.75 -968.75 31.25 31.25], 'FaceColor',[1 1 1]);
rectangle('Position',[312.5 -1000 31.25 31.25], 'FaceColor',[0 0 0]);
rectangle('Position',[343.75 -1000 31.25 31.25], 'FaceColor',[0 0 0]);
rectangle('Position',[375 -906.25 31.25 31.25], 'FaceColor',[0 0 0]);
rectangle('Position',[406.25 -906.25 31.25 31.25], 'FaceColor',[0 0 0]);
rectangle('Position',[375 -937.5 31.25 31.25], 'FaceColor',[1 1 1]);
rectangle('Position',[406.25 -937.5 31.25 31.25], 'FaceColor',[1 1 1]);
rectangle('Position',[437.5 -906.25 31.25 31.25], 'FaceColor',[0 0 0]);
rectangle('Position',[468.75 -906.25 31.25 31.25], 'FaceColor',[1 1 1]);
rectangle('Position',[437.5 -937.5 31.25 31.25], 'FaceColor',[1 1 1]);
rectangle('Position',[468.75 -937.5 31.25 31.25], 'FaceColor',[1 1 1]);
rectangle('Position',[375 -968.75 31.25 31.25], 'FaceColor',[1 1 1]);
rectangle('Position',[406.25 -968.75 31.25 31.25], 'FaceColor',[1 1 1]);
rectangle('Position',[375 -1000 31.25 31.25], 'FaceColor',[0 0 0]);
rectangle('Position',[406.25 -1000 31.25 31.25], 'FaceColor',[0 0 0]);
rectangle('Position',[437.5 -968.75 31.25 31.25], 'FaceColor',[1 1 1]);
rectangle('Position',[468.75 -968.75 31.25 31.25], 'FaceColor',[1 1 1]);
rectangle('Position',[437.5 -1000 31.25 31.25], 'FaceColor',[0 0 0]);
rectangle('Position',[468.75 -1000 31.25 31.25], 'FaceColor',[0 0 0]);
rectangle('Position',[562.5 -531.25 31.25 31.25], 'FaceColor',[0 0 0]);
rectangle('Position',[593.75 -531.25 31.25 31.25], 'FaceColor',[0 0 0]);
rectangle('Position',[562.5 -562.5 31.25 31.25], 'FaceColor',[0 0 0]);
rectangle('Position',[593.75 -562.5 31.25 31.25], 'FaceColor',[1 1 1]);
rectangle('Position',[562.5 -593.75 31.25 31.25], 'FaceColor',[0 0 0]);
rectangle('Position',[593.75 -593.75 31.25 31.25], 'FaceColor',[1 1 1]);
rectangle('Position',[562.5 -625 31.25 31.25], 'FaceColor',[0 0 0]);
rectangle('Position',[593.75 -625 31.25 31.25], 'FaceColor',[1 1 1]);
rectangle('Position',[625 -531.25 31.25 31.25], 'FaceColor',[0 0 0]);
rectangle('Position',[656.25 -531.25 31.25 31.25], 'FaceColor',[1 1 1]);
rectangle('Position',[625 -562.5 31.25 31.25], 'FaceColor',[1 1 1]);
rectangle('Position',[656.25 -562.5 31.25 31.25], 'FaceColor',[1 1 1]);
rectangle('Position',[500 -656.25 31.25 31.25], 'FaceColor',[0 0 0]);
rectangle('Position',[531.25 -656.25 31.25 31.25], 'FaceColor',[0 0 0]);
rectangle('Position',[500 -687.5 31.25 31.25], 'FaceColor',[1 1 1]);
rectangle('Position',[531.25 -687.5 31.25 31.25], 'FaceColor',[1 1 1]);
rectangle('Position',[562.5 -656.25 31.25 31.25], 'FaceColor',[0 0 0]);
rectangle('Position',[593.75 -656.25 31.25 31.25], 'FaceColor',[1 1 1]);
rectangle('Position',[562.5 -687.5 31.25 31.25], 'FaceColor',[1 1 1]);
rectangle('Position',[593.75 -687.5 31.25 31.25], 'FaceColor',[1 1 1]);
rectangle('Position',[875 -531.25 31.25 31.25], 'FaceColor',[1 1 1]);
rectangle('Position',[906.25 -531.25 31.25 31.25], 'FaceColor',[0 0 0]);
rectangle('Position',[875 -562.5 31.25 31.25], 'FaceColor',[1 1 1]);
rectangle('Position',[906.25 -562.5 31.25 31.25], 'FaceColor',[0 0 0]);
rectangle('Position',[937.5 -593.75 31.25 31.25], 'FaceColor',[1 1 1]);
rectangle('Position',[968.75 -593.75 31.25 31.25], 'FaceColor',[0 0 0]);
rectangle('Position',[937.5 -625 31.25 31.25], 'FaceColor',[1 1 1]);
rectangle('Position',[968.75 -625 31.25 31.25], 'FaceColor',[0 0 0]);
rectangle('Position',[937.5 -656.25 31.25 31.25], 'FaceColor',[1 1 1]);
rectangle('Position',[968.75 -656.25 31.25 31.25], 'FaceColor',[0 0 0]);
rectangle('Position',[937.5 -687.5 31.25 31.25], 'FaceColor',[1 1 1]);
rectangle('Position',[968.75 -687.5 31.25 31.25], 'FaceColor',[0 0 0]);
rectangle('Position',[500 -781.25 31.25 31.25], 'FaceColor',[0 0 0]);
rectangle('Position',[531.25 -781.25 31.25 31.25], 'FaceColor',[0 0 0]);
rectangle('Position',[500 -812.5 31.25 31.25], 'FaceColor',[1 1 1]);
rectangle('Position',[531.25 -812.5 31.25 31.25], 'FaceColor',[0 0 0]);
rectangle('Position',[500 -843.75 31.25 31.25], 'FaceColor',[1 1 1]);
rectangle('Position',[531.25 -843.75 31.25 31.25], 'FaceColor',[0 0 0]);
rectangle('Position',[500 -875 31.25 31.25], 'FaceColor',[1 1 1]);
rectangle('Position',[531.25 -875 31.25 31.25], 'FaceColor',[0 0 0]);
rectangle('Position',[625 -843.75 31.25 31.25], 'FaceColor',[1 1 1]);
rectangle('Position',[656.25 -843.75 31.25 31.25], 'FaceColor',[1 1 1]);
rectangle('Position',[625 -875 31.25 31.25], 'FaceColor',[0 0 0]);
rectangle('Position',[656.25 -875 31.25 31.25], 'FaceColor',[0 0 0]);
rectangle('Position',[687.5 -843.75 31.25 31.25], 'FaceColor',[1 1 1]);
rectangle('Position',[718.75 -843.75 31.25 31.25], 'FaceColor',[1 1 1]);
rectangle('Position',[687.5 -875 31.25 31.25], 'FaceColor',[0 0 0]);
rectangle('Position',[718.75 -875 31.25 31.25], 'FaceColor',[1 1 1]);
rectangle('Position',[500 -906.25 31.25 31.25], 'FaceColor',[1 1 1]);
rectangle('Position',[531.25 -906.25 31.25 31.25], 'FaceColor',[0 0 0]);
rectangle('Position',[500 -937.5 31.25 31.25], 'FaceColor',[1 1 1]);
rectangle('Position',[531.25 -937.5 31.25 31.25], 'FaceColor',[0 0 0]);
rectangle('Position',[500 -968.75 31.25 31.25], 'FaceColor',[1 1 1]);
rectangle('Position',[531.25 -968.75 31.25 31.25], 'FaceColor',[0 0 0]);
rectangle('Position',[500 -1000 31.25 31.25], 'FaceColor',[0 0 0]);
rectangle('Position',[531.25 -1000 31.25 31.25], 'FaceColor',[0 0 0]);
rectangle('Position',[625 -906.25 31.25 31.25], 'FaceColor',[0 0 0]);
rectangle('Position',[656.25 -906.25 31.25 31.25], 'FaceColor',[0 0 0]);
rectangle('Position',[625 -937.5 31.25 31.25], 'FaceColor',[1 1 1]);
rectangle('Position',[656.25 -937.5 31.25 31.25], 'FaceColor',[1 1 1]);
rectangle('Position',[687.5 -906.25 31.25 31.25], 'FaceColor',[0 0 0]);
rectangle('Position',[718.75 -906.25 31.25 31.25], 'FaceColor',[1 1 1]);
rectangle('Position',[687.5 -937.5 31.25 31.25], 'FaceColor',[1 1 1]);
rectangle('Position',[718.75 -937.5 31.25 31.25], 'FaceColor',[1 1 1]);
rectangle('Position',[625 -968.75 31.25 31.25], 'FaceColor',[1 1 1]);
rectangle('Position',[656.25 -968.75 31.25 31.25], 'FaceColor',[1 1 1]);
rectangle('Position',[625 -1000 31.25 31.25], 'FaceColor',[0 0 0]);
rectangle('Position',[656.25 -1000 31.25 31.25], 'FaceColor',[0 0 0]);
rectangle('Position',[687.5 -968.75 31.25 31.25], 'FaceColor',[1 1 1]);
rectangle('Position',[718.75 -968.75 31.25 31.25], 'FaceColor',[1 1 1]);
rectangle('Position',[687.5 -1000 31.25 31.25], 'FaceColor',[0 0 0]);
rectangle('Position',[718.75 -1000 31.25 31.25], 'FaceColor',[0 0 0]);
rectangle('Position',[750 -781.25 31.25 31.25], 'FaceColor',[0 0 0]);
rectangle('Position',[781.25 -781.25 31.25 31.25], 'FaceColor',[0 0 0]);
rectangle('Position',[750 -812.5 31.25 31.25], 'FaceColor',[1 1 1]);
rectangle('Position',[781.25 -812.5 31.25 31.25], 'FaceColor',[1 1 1]);
rectangle('Position',[875 -781.25 31.25 31.25], 'FaceColor',[0 0 0]);
rectangle('Position',[906.25 -781.25 31.25 31.25], 'FaceColor',[0 0 0]);
rectangle('Position',[875 -812.5 31.25 31.25], 'FaceColor',[1 1 1]);
rectangle('Position',[906.25 -812.5 31.25 31.25], 'FaceColor',[1 1 1]);
rectangle('Position',[937.5 -781.25 31.25 31.25], 'FaceColor',[0 0 0]);
rectangle('Position',[968.75 -781.25 31.25 31.25], 'FaceColor',[0 0 0]);
rectangle('Position',[937.5 -812.5 31.25 31.25], 'FaceColor',[1 1 1]);
rectangle('Position',[968.75 -812.5 31.25 31.25], 'FaceColor',[0 0 0]);
rectangle('Position',[937.5 -843.75 31.25 31.25], 'FaceColor',[1 1 1]);
rectangle('Position',[968.75 -843.75 31.25 31.25], 'FaceColor',[0 0 0]);
rectangle('Position',[937.5 -875 31.25 31.25], 'FaceColor',[1 1 1]);
rectangle('Position',[968.75 -875 31.25 31.25], 'FaceColor',[0 0 0]);
rectangle('Position',[812.5 -906.25 31.25 31.25], 'FaceColor',[0 0 0]);
rectangle('Position',[843.75 -906.25 31.25 31.25], 'FaceColor',[0 0 0]);
rectangle('Position',[812.5 -937.5 31.25 31.25], 'FaceColor',[1 1 1]);
rectangle('Position',[843.75 -937.5 31.25 31.25], 'FaceColor',[1 1 1]);
rectangle('Position',[750 -968.75 31.25 31.25], 'FaceColor',[1 1 1]);
rectangle('Position',[781.25 -968.75 31.25 31.25], 'FaceColor',[1 1 1]);
rectangle('Position',[750 -1000 31.25 31.25], 'FaceColor',[0 0 0]);
rectangle('Position',[781.25 -1000 31.25 31.25], 'FaceColor',[0 0 0]);
rectangle('Position',[812.5 -968.75 31.25 31.25], 'FaceColor',[1 1 1]);
rectangle('Position',[843.75 -968.75 31.25 31.25], 'FaceColor',[1 1 1]);
rectangle('Position',[812.5 -1000 31.25 31.25], 'FaceColor',[0 0 0]);
rectangle('Position',[843.75 -1000 31.25 31.25], 'FaceColor',[0 0 0]);
rectangle('Position',[937.5 -906.25 31.25 31.25], 'FaceColor',[1 1 1]);
rectangle('Position',[968.75 -906.25 31.25 31.25], 'FaceColor',[0 0 0]);
rectangle('Position',[937.5 -937.5 31.25 31.25], 'FaceColor',[1 1 1]);
rectangle('Position',[968.75 -937.5 31.25 31.25], 'FaceColor',[0 0 0]);
rectangle('Position',[875 -968.75 31.25 31.25], 'FaceColor',[1 1 1]);
rectangle('Position',[906.25 -968.75 31.25 31.25], 'FaceColor',[1 1 1]);
rectangle('Position',[875 -1000 31.25 31.25], 'FaceColor',[0 0 0]);
rectangle('Position',[906.25 -1000 31.25 31.25], 'FaceColor',[0 0 0]);
rectangle('Position',[937.5 -968.75 31.25 31.25], 'FaceColor',[1 1 1]);
rectangle('Position',[968.75 -968.75 31.25 31.25], 'FaceColor',[0 0 0]);
rectangle('Position',[937.5 -1000 31.25 31.25], 'FaceColor',[0 0 0]);
rectangle('Position',[968.75 -1000 31.25 31.25], 'FaceColor',[0 0 0]);
X=[933.333,933.333,843.75,843.75,812.5,750,750,750,750,625,531.25,531.25,531.25,500,437.5,437.5,250,250,250,187.5,156.25,125,93.75,93.75,93.75,125,125,125,125,125,93.75,93.75,125,66.6667];
Y=[-933.333,-933.333,-906.25,-906.25,-875,-843.75,-843.75,-750,-750,-656.25,-656.25,-656.25,-656.25,-625,-562.5,-562.5,-437.5,-437.5,-437.5,-468.75,-500,-531.25,-562.5,-593.75,-625,-625,-687.5,-718.75,-750,-812.5,-843.75,-875,-937.5,-933.333];
hold on;
plot(X,Y,'r');
legend('3213.38','Location','southoutside');
